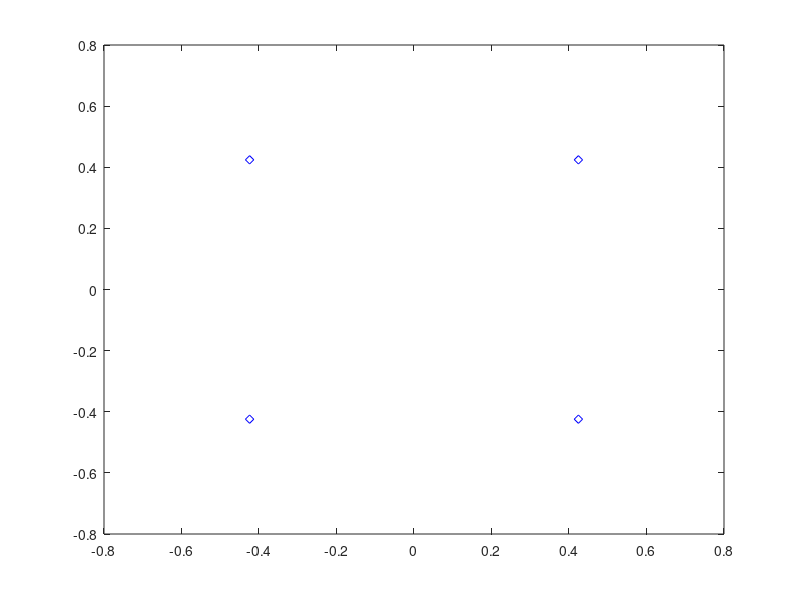

The MATLAB source for this figure: (Note: this script raises an error after producing the figure.)
%% Example about of the relativ positions
% plots
clear;
close all;

% parameters to initializa relativ positions
l = 0.6;
phi = zeros(4,1);
r_relative = zeros(2,4);

% relative position (x_rel, y_rel) to coordinate frame for the i-th vehicle
% here 4 vehicles
for i=1:1:4
    phi(i) = pi/4 + pi/2*(i-1);
    r_relative(:,i) = [l*cos(phi(i)); l*sin(phi(i))];
end


plot(r_relative(1,:), r_relative(2,:),'bd');
hold on;

% calculates the absolute positions regarding a reference frame
des_pos_abs = desired_pos_abs([0;0;pi/4], r_relative);

plot(des_pos_abs(1,:), des_pos_abs(2,:), 'rd');
